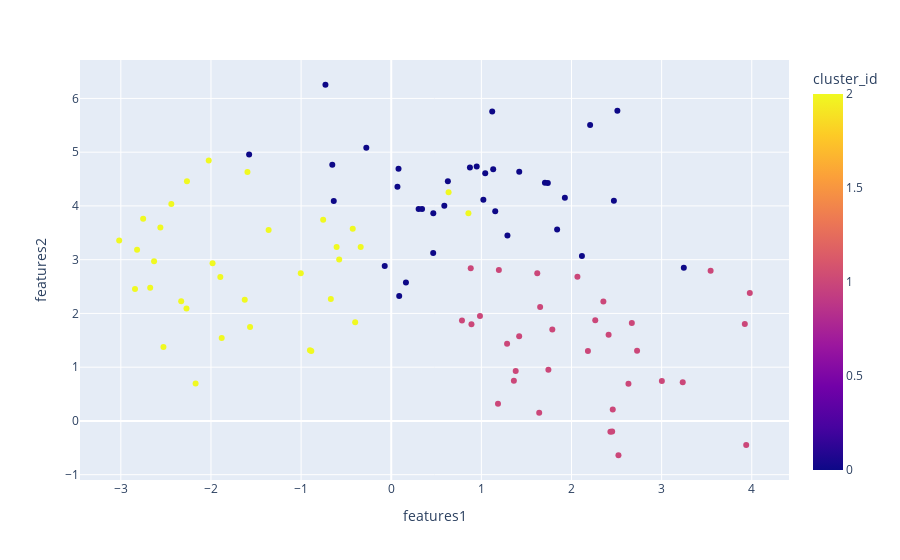

The notebook cell saved with this chart:
### Code cell
import plotly.express as px

fig = px.scatter(df, x='features1', y='features2', color='cluster_id')
fig.show()
